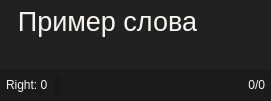
<?xml version="1.0" encoding="UTF-8"?>
<ui version="4.0">
 <class>Form</class>
 <widget class="QWidget" name="Form">
  <property name="geometry">
   <rect>
    <x>0</x>
    <y>0</y>
    <width>271</width>
    <height>101</height>
   </rect>
  </property>
  <property name="sizePolicy">
   <sizepolicy hsizetype="Maximum" vsizetype="Maximum">
    <horstretch>0</horstretch>
    <verstretch>0</verstretch>
   </sizepolicy>
  </property>
  <property name="windowTitle">
   <string>Form</string>
  </property>
  <property name="styleSheet">
   <string notr="true">background-color: rgb(33, 33, 33);</string>
  </property>
  <layout class="QVBoxLayout" name="verticalLayout_2">
   <property name="spacing">
    <number>0</number>
   </property>
   <property name="leftMargin">
    <number>0</number>
   </property>
   <property name="topMargin">
    <number>0</number>
   </property>
   <property name="rightMargin">
    <number>0</number>
   </property>
   <property name="bottomMargin">
    <number>0</number>
   </property>
   <item>
    <layout class="QVBoxLayout" name="verticalLayout_3" stretch="0,0,0,0">
     <property name="spacing">
      <number>0</number>
     </property>
     <item>
      <widget class="QWidget" name="widget" native="true">
       <property name="maximumSize">
        <size>
         <width>16777215</width>
         <height>16777215</height>
        </size>
       </property>
       <layout class="QHBoxLayout" name="horizontalLayout">
        <property name="leftMargin">
         <number>6</number>
        </property>
        <property name="topMargin">
         <number>6</number>
        </property>
        <property name="rightMargin">
         <number>6</number>
        </property>
        <property name="bottomMargin">
         <number>6</number>
        </property>
        <item>
         <widget class="QLabel" name="label_word">
          <property name="font">
           <font>
            <pointsize>20</pointsize>
           </font>
          </property>
          <property name="styleSheet">
           <string notr="true">background-color: rgba(255, 255, 255, 0);
color: rgb(246, 245, 244);</string>
          </property>
          <property name="text">
           <string>Пример слова</string>
          </property>
          <property name="alignment">
           <set>Qt::AlignCenter</set>
          </property>
          <property name="margin">
           <number>0</number>
          </property>
         </widget>
        </item>
        <item>
         <widget class="QLabel" name="label_right">
          <property name="maximumSize">
           <size>
            <width>50</width>
            <height>50</height>
           </size>
          </property>
          <property name="styleSheet">
           <string notr="true">background-color: rgba(255, 255, 255, 0);</string>
          </property>
          <property name="text">
           <string/>
          </property>
          <property name="pixmap">
           <pixmap>../../icons/checked.png</pixmap>
          </property>
          <property name="scaledContents">
           <bool>true</bool>
          </property>
         </widget>
        </item>
       </layout>
      </widget>
     </item>
     <item>
      <widget class="QWidget" name="widget" native="true">
       <property name="maximumSize">
        <size>
         <width>16777215</width>
         <height>16777215</height>
        </size>
       </property>
       <layout class="QHBoxLayout" name="horizontalLayout_2">
        <property name="spacing">
         <number>0</number>
        </property>
        <property name="leftMargin">
         <number>6</number>
        </property>
        <property name="topMargin">
         <number>0</number>
        </property>
        <property name="rightMargin">
         <number>6</number>
        </property>
        <property name="bottomMargin">
         <number>0</number>
        </property>
       </layout>
      </widget>
     </item>
     <item>
      <spacer name="verticalSpacer">
       <property name="orientation">
        <enum>Qt::Vertical</enum>
       </property>
       <property name="sizeHint" stdset="0">
        <size>
         <width>20</width>
         <height>40</height>
        </size>
       </property>
      </spacer>
     </item>
     <item>
      <widget class="QWidget" name="widget" native="true">
       <property name="maximumSize">
        <size>
         <width>16777215</width>
         <height>16777215</height>
        </size>
       </property>
       <property name="styleSheet">
        <string notr="true">background-color: rgba(23, 23, 23, 148);</string>
       </property>
       <layout class="QHBoxLayout" name="horizontalLayout_3">
        <property name="leftMargin">
         <number>6</number>
        </property>
        <property name="topMargin">
         <number>6</number>
        </property>
        <property name="rightMargin">
         <number>6</number>
        </property>
        <property name="bottomMargin">
         <number>6</number>
        </property>
        <item>
         <widget class="QLabel" name="label_correct_answer">
          <property name="sizePolicy">
           <sizepolicy hsizetype="Preferred" vsizetype="Maximum">
            <horstretch>0</horstretch>
            <verstretch>0</verstretch>
           </sizepolicy>
          </property>
          <property name="styleSheet">
           <string notr="true">color: rgb(246, 245, 244);
background-color: rgba(0,0,0,0);</string>
          </property>
          <property name="text">
           <string>Right: 0</string>
          </property>
         </widget>
        </item>
        <item>
         <widget class="QLabel" name="label_check">
          <property name="maximumSize">
           <size>
            <width>25</width>
            <height>25</height>
           </size>
          </property>
          <property name="text">
           <string/>
          </property>
          <property name="pixmap">
           <pixmap>../../icons/checked.png</pixmap>
          </property>
          <property name="scaledContents">
           <bool>true</bool>
          </property>
          <property name="alignment">
           <set>Qt::AlignCenter</set>
          </property>
         </widget>
        </item>
        <item>
         <spacer name="horizontalSpacer">
          <property name="orientation">
           <enum>Qt::Horizontal</enum>
          </property>
          <property name="sizeHint" stdset="0">
           <size>
            <width>40</width>
            <height>20</height>
           </size>
          </property>
         </spacer>
        </item>
        <item>
         <widget class="QPushButton" name="but_back">
          <property name="sizePolicy">
           <sizepolicy hsizetype="Maximum" vsizetype="Maximum">
            <horstretch>0</horstretch>
            <verstretch>0</verstretch>
           </sizepolicy>
          </property>
          <property name="minimumSize">
           <size>
            <width>0</width>
            <height>0</height>
           </size>
          </property>
          <property name="styleSheet">
           <string notr="true">QPushButton {
color: rgb(250, 250, 250);
background-color: rgba(255, 255, 255, 0);
border-radius: 5px;
border: 0px solid #ffffff;
padding-left:10px;
padding-right:10px;
padding-top:2px;
padding-bottom:2px;
}</string>
          </property>
          <property name="text">
           <string/>
          </property>
          <property name="icon">
           <iconset>
            <normaloff>../../icons/left-arrow.png</normaloff>../../icons/left-arrow.png</iconset>
          </property>
          <property name="iconSize">
           <size>
            <width>16</width>
            <height>16</height>
           </size>
          </property>
         </widget>
        </item>
        <item>
         <widget class="QPushButton" name="but_check">
          <property name="sizePolicy">
           <sizepolicy hsizetype="Maximum" vsizetype="Maximum">
            <horstretch>0</horstretch>
            <verstretch>0</verstretch>
           </sizepolicy>
          </property>
          <property name="styleSheet">
           <string notr="true">QPushButton {
color: rgb(250, 250, 250);
background-color: rgba(255, 255, 255, 0);
border-radius: 5px;
border: 0px solid #000;
padding-left:5px;
padding-right:5px;
}</string>
          </property>
          <property name="text">
           <string/>
          </property>
          <property name="icon">
           <iconset>
            <normaloff>../../icons/check-mark.png</normaloff>../../icons/check-mark.png</iconset>
          </property>
          <property name="iconSize">
           <size>
            <width>20</width>
            <height>20</height>
           </size>
          </property>
         </widget>
        </item>
        <item>
         <widget class="QPushButton" name="but_next">
          <property name="sizePolicy">
           <sizepolicy hsizetype="Maximum" vsizetype="Maximum">
            <horstretch>0</horstretch>
            <verstretch>0</verstretch>
           </sizepolicy>
          </property>
          <property name="minimumSize">
           <size>
            <width>0</width>
            <height>0</height>
           </size>
          </property>
          <property name="styleSheet">
           <string notr="true">QPushButton {
color: rgb(250, 250, 250);
background-color: rgba(255, 255, 255, 0);
border-radius: 5px;
border: 0px solid #ffffff;
padding-left:10px;
padding-right:10px;
padding-top:2px;
padding-bottom:2px;
}</string>
          </property>
          <property name="text">
           <string/>
          </property>
          <property name="icon">
           <iconset>
            <normaloff>../../icons/right-arrow.png</normaloff>../../icons/right-arrow.png</iconset>
          </property>
          <property name="iconSize">
           <size>
            <width>16</width>
            <height>16</height>
           </size>
          </property>
         </widget>
        </item>
        <item>
         <spacer name="horizontalSpacer_2">
          <property name="orientation">
           <enum>Qt::Horizontal</enum>
          </property>
          <property name="sizeHint" stdset="0">
           <size>
            <width>40</width>
            <height>20</height>
           </size>
          </property>
         </spacer>
        </item>
        <item>
         <widget class="QLabel" name="label_count_list">
          <property name="sizePolicy">
           <sizepolicy hsizetype="Preferred" vsizetype="Maximum">
            <horstretch>0</horstretch>
            <verstretch>0</verstretch>
           </sizepolicy>
          </property>
          <property name="styleSheet">
           <string notr="true">color: rgb(246, 245, 244);
background-color: rgba(0,0,0,0);</string>
          </property>
          <property name="text">
           <string>0/0</string>
          </property>
          <property name="alignment">
           <set>Qt::AlignRight|Qt::AlignTrailing|Qt::AlignVCenter</set>
          </property>
         </widget>
        </item>
       </layout>
      </widget>
     </item>
    </layout>
   </item>
  </layout>
 </widget>
 <resources/>
 <connections/>
</ui>
